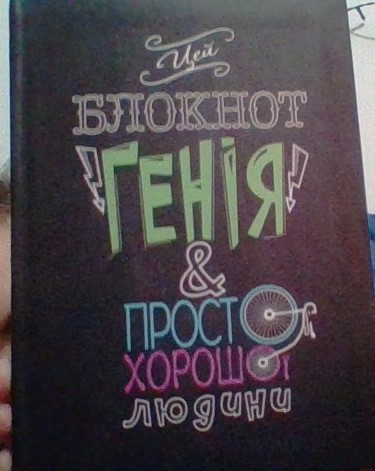
#> input picture Lab4/model.jpg, 375 x 471 px, found by its file name
$ jupyter execute --allow-errors l4_with_orb_3d.ipynb
#> lines starting #> are read from the running program, lines starting #| are printed output that depends on the picture
[cell 1]
import cv2
import numpy as np
import math
import os

MIN_MATCHES = 10
DEFAULT_COLOR = (0, 0, 0)

[cell 2]
class OBJ:
    def __init__(self, filename, swapyz=False):
        """Loads a Wavefront OBJ file. """
        self.vertices = []
        self.normals = []
        self.texcoords = []
        self.faces = []
        material = None
        for line in open(filename, "r"):
            if line.startswith('#'): continue
            values = line.split()
            if not values: continue
            if values[0] == 'v':
                v = list(map(float, values[1:4]))
                if swapyz:
                    v = v[0], v[2], v[1]
                self.vertices.append(v)
            elif values[0] == 'vn':
                v = list(map(float, values[1:4]))
                if swapyz:
                    v = v[0], v[2], v[1]
                self.normals.append(v)
            elif values[0] == 'vt':
                self.texcoords.append(map(float, values[1:3]))
            elif values[0] == 'f':
                face = []
                texcoords = []
                norms = []
                for v in values[1:]:
                    w = v.split('/')
                    face.append(int(w[0]))
                    if len(w) >= 2 and len(w[1]) > 0:
                        texcoords.append(int(w[1]))
                    else:
                        texcoords.append(0)
                    if len(w) >= 3 and len(w[2]) > 0:
                        norms.append(int(w[2]))
                    else:
                        norms.append(0)
                self.faces.append((face, norms, texcoords))

[cell 3]
# [19 lines left out: function render, not called in this run]

[cell 4]
# [18 lines left out: function projection_matrix, not called in this run]

[cell 5]
# [4 lines left out: function hex_to_rgb, not called in this run]

[cell 6]
def main():
    homography = None
    camera_parameters = np.array([[800, 0, 320], [0, 800, 240], [0, 0, 1]])
    orb = cv2.ORB_create()
    bf = cv2.BFMatcher(cv2.NORM_HAMMING, crossCheck=True)
    dir_name = os.getcwd()
    model = cv2.imread('C:/Users/yulyz/Desktop/CV/L4/Untitled Folder/model.jpg', 0)
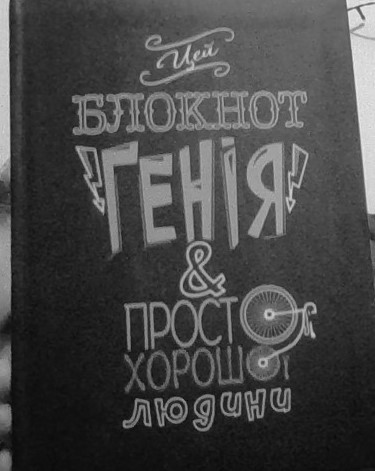
#> model: shape (471, 375); min 4, max 236, mean 70.7
    kp_model, des_model = orb.detectAndCompute(model, None)
#> kp_model = 500 keypoints; strongest (x, y, size): (313, 336, 31), (257, 416, 31), (280, 405, 31), (315, 311, 31)
    obj = OBJ('C:/Users/yulyz/Desktop/CV/L4/Untitled Folder/fox.obj', swapyz=True)
    cap = cv2.VideoCapture(0)
    width = int(cap.get(cv2.CAP_PROP_FRAME_WIDTH))
    height = int(cap.get(cv2.CAP_PROP_FRAME_HEIGHT))
    output = cv2.VideoWriter('test_video.avi',
                        cv2.VideoWriter_fourcc(*'DIVX'),
                        20,
                        (width, height))

    while True:
        ret, frame = cap.read()
        if not ret:
            print("Unable to capture video")
            return
        kp_frame, des_frame = orb.detectAndCompute(frame, None)
        matches = bf.match(des_model, des_frame)
        matches = sorted(matches, key=lambda x: x.distance)

        if len(matches) > MIN_MATCHES:
            src_pts = np.float32([kp_model[m.queryIdx].pt for m in matches]).reshape(-1, 1, 2)
            dst_pts = np.float32([kp_frame[m.trainIdx].pt for m in matches]).reshape(-1, 1, 2)
            homography, mask = cv2.findHomography(src_pts, dst_pts, cv2.RANSAC, 5.0)
            if homography is not None:
                try:
                    projection = projection_matrix(camera_parameters, homography)
                    frame = render(frame, obj, projection, model, False)
                except:
                    pass

            output.write(frame)
            cv2.imshow('frame', frame)

            if cv2.waitKey(1):# or 0xFF == ord('q'):
                print(1)
            #    break

        else:
            output.write(frame)
            cv2.imshow('frame', frame)
            print("Not enough matches found - %d/%d" % (len(matches), MIN_MATCHES))

    cap.release()
    cv2.destroyAllWindows()
    return 0
